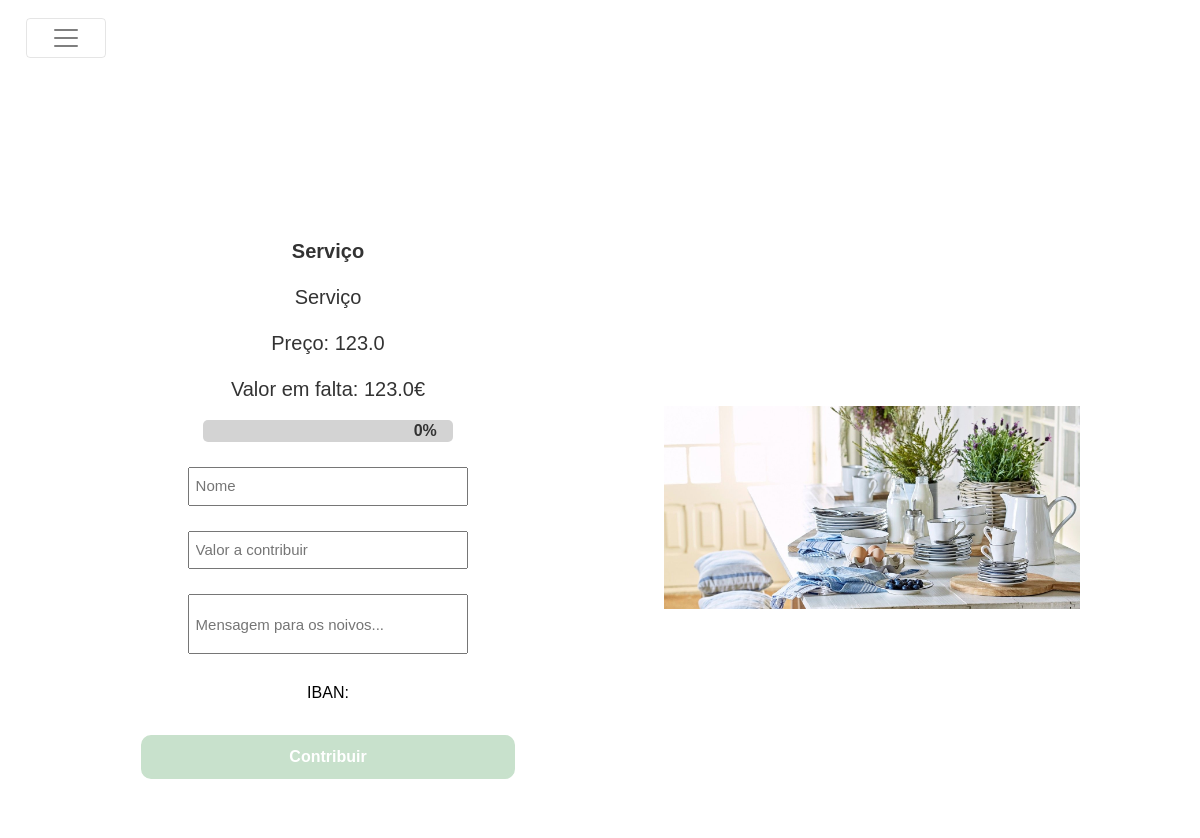
Page /products/product/1/1 on the earlier database version.
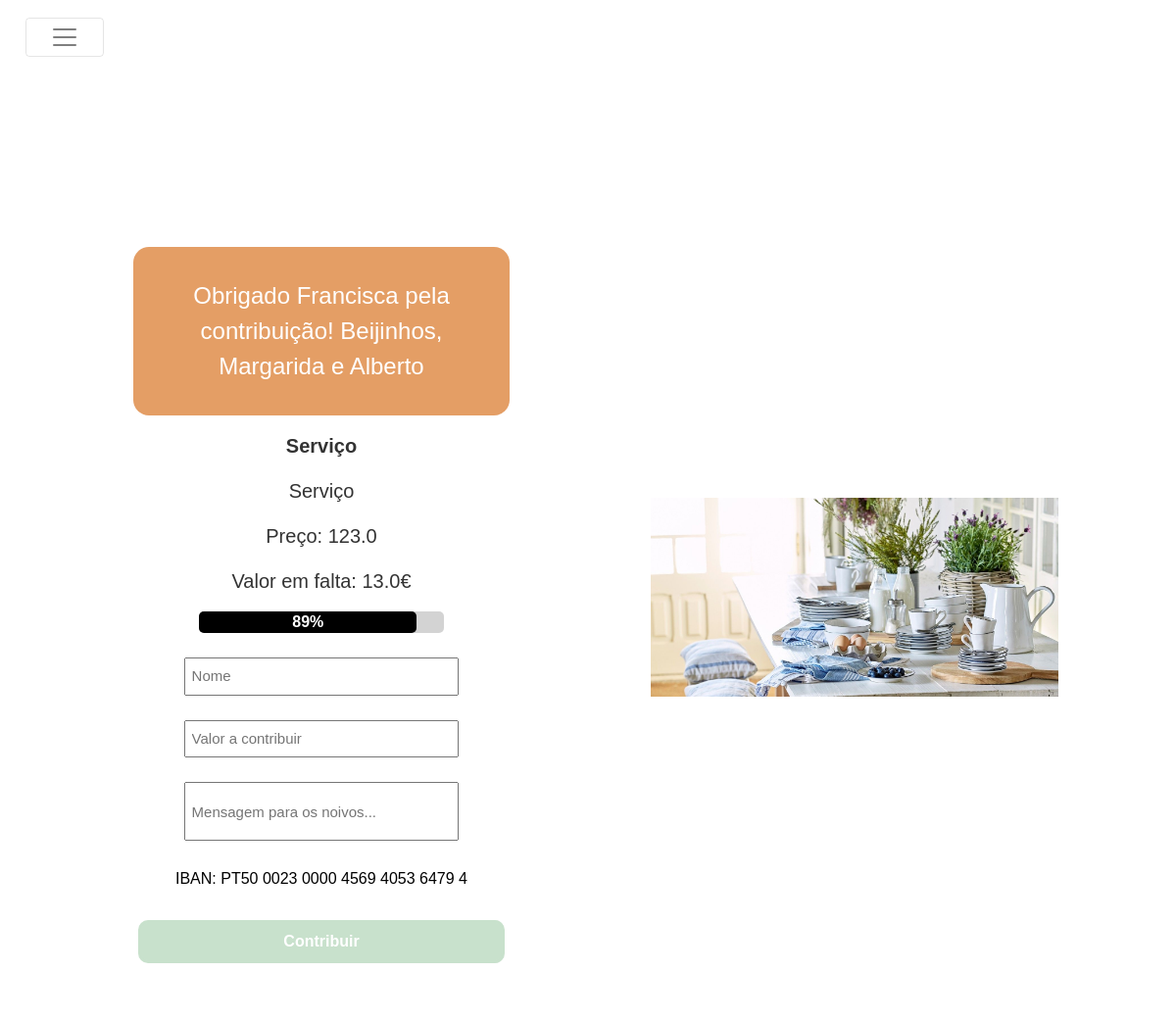
Same page on the later database version.
### margaridaealberto/models/products.py (models this page shows, shortened)
class Product(db.Model ,model.Model,model.Base):
    __tablename__ = 'products'
    __table_args__ = {'extend_existing': True}
    id = Column(Integer, primary_key=True)
    name = Column(String(80), unique=True, nullable=False)
    description = Column(Text)
    price = Column(Float)
    price_paid = Column(Float, default= 0.0)
    store = Column(Text)
    show_price = Column(Boolean, default=True)
    priority = Column(Integer, default=10)
    images = relationship('ProductImage', back_populates="product")
    contributions = relationship('Contribution', back_populates="product")
    def calculate_percentage(self):
        if self.price:
            ratio = (self.price_paid/self.price)
            return ratio * 100 if ratio <=1 else 100
        else:
            return 0.0
    def missing_value(self):
        return self.price - self.price_paid if self.price >= self.price_paid else 0

### margaridaealberto/models/product_images.py (models this page shows)
class ProductImage(db.Model ,model.Model,model.Base):
    __tablename__ = 'product_images'
    __table_args__ = {'extend_existing': True}
    id = Column(Integer, primary_key=True)
    path = Column(Text)
    product_id = Column(Integer, ForeignKey('products.id'))
    product = relationship('Product', back_populates="images")

### margaridaealberto/models/contributions.py (models this page shows, shortened)
class Contribution(db.Model ,model.Model,model.Base):
    __tablename__ = 'contribution'
    __table_args__ = {'extend_existing': True}
    id = Column(Integer, primary_key=True)
    name = Column(String(80))
    value_contributed = Column(Float)
    message = Column(Text)
    product_id = Column(Integer, ForeignKey('products.id'))
    product = relationship('Product', back_populates="contributions")
    def thank_you_message(self):
        return specific_info.generate_ty_contribution_message(self.name)

### margaridaealberto/modules/products.py (the view, shortened to what this page needs)
@bp.route('/product/<product_id>', methods=('GET', 'POST'))
@bp.route('/product/<product_id>/<contribution_id>', methods=('GET', 'POST'))
def product(product_id,contribution_id=None):
    product = Product.query.filter_by(id=product_id).first()
    contribution=None
    if contribution_id:
        contribution = Contribution.query.filter_by(id=contribution_id).first()
    return render_template('products/product.html',product=product,contribution=contribution)

### margaridaealberto/tools/specific_info.py (called while the page is built)
def generate_ty_contribution_message(person):
    return 'Obrigado {person} pela contribuição! Beijinhos, Margarida e Alberto'.format(person=person)

### margaridaealberto/templates/products/product.html (shortened to what this page needs)
{% extends 'layout.html' %}
{% import 'macros/progress_bar.html' as progress_bar with context %}
{% import 'macros/contributions.html' as contributions with context %}
{% block content %}
<div class="product_background"  >
  <div class="product_container_column">
    {% if contribution %}
      <div class="contribution_thank_you">
        {{contribution.thank_you_message()}}
      </div>
    {% endif %}
    <div class="preco">
      <p><b>{{product.name}}</b></p>
      {% if product.description %}
        <p>{{product.description}}</p>
      {% endif %}
      {% if product.show_price %}
        <p>Preço: {{product.price}}</p>
        <p>Valor em falta: {{product.missing_value()}}€</p>
        {{progress_bar.progress_bar(product.calculate_percentage()|int)}}
      {% endif %}
    </div>
    {{contributions.contribution_form()}}
  </div>
  <div class="product_container_column">
    {% for image in product.images %}
      <div class="mySlides">
        <img src="{{url_for('static',filename=image.path)}}" style="width:100%">
      </div>
    {% endfor %}
  </div>
</div>
{% endblock %}

### margaridaealberto/templates/layout.html (shortened to what this page needs)
<!DOCTYPE html>
<html lang="en">
    <head>
        <link href="https://maxcdn.bootstrapcdn.com/bootstrap/4.1.3/css/bootstrap.min.css" rel="stylesheet">
        <link href="{{ url_for('static', filename='style/phone_styles.css')}}" rel="stylesheet">
        <link href="{{ url_for('static', filename='style/phoneside_styles.css')}}" rel="stylesheet">
        <link href="{{ url_for('static', filename='style/styles.css')}}" rel="stylesheet">
        <link href="{{ url_for('static', filename='style/big_screen.css')}}" rel="stylesheet">
        <link href='https://unpkg.com/boxicons@2.1.1/css/boxicons.min.css' rel='stylesheet'>
    </head>
    <body>
        <div>
            <nav class="navbar navbar-expand-lg navbar-light bg-light">
                <button class="navbar-toggler" type="button" data-toggle="collapse" data-target="#navbarText" aria-controls="navbarText" aria-expanded="false" aria-label="Toggle navigation">
                  <span class="navbar-toggler-icon"></span>
                </button>
              </nav>
            </div>
        {% block content %}
        {% endblock %}
    </body>
</html>

### margaridaealberto/templates/macros/contributions.html
{% macro contribution_form() %}
<form method="post">
    <div class="form" id="form_contri">
        <div class ="info">
            <input type="text" name="name" placeholder="Nome">
            <input type="text" name="value_to_contribute" placeholder="Valor a contribuir">
            <input type="text" name="message" placeholder="Mensagem para os noivos..." style="height:60px">
        </div>
        <div class="transfer_type" style="text-align: left;">
            <div>  IBAN: {{information['iban']}} </div>
        </div>
        <br>
        <button class ="accept" id="contribute">Contribuir</button>
    </div>
</form>
{% endmacro %}

### margaridaealberto/static/style/phoneside_styles.css (style rules this page uses)
@media (max-width: 75em) and (min-width: 47.99em) { .navbar-toggler { display: block!important; } }
@media (max-width: 75em) and (min-width: 47.99em) { #contribute { width:100%!important; } }
@media (max-width: 75em) and (min-width: 47.99em) { .mySlides { width:100%!important; } }

### margaridaealberto/static/style/styles.css (style rules this page uses)
.navbar-toggler { display: none; }
body, html { margin: 0; overflow-x: auto; text-align: center; height: 100%; width: 100%; font-family: 'Trebuchet MS', sans-serif; }
.bg-light { background-color: rgba(255,255,255,0.4)!important; }
.product_background { box-shadow: inset 0 0 0 1000px rgb(255 255 255 / 74%); min-height:100%; background-attachment: fixed; background-repeat: no-repeat!important; background-size: cover!important; display: flex; justify-content: center; flex-wrap: wrap; padding-top: 6rem; flex-direction: row; align-items: center; }
.navbar { position: relative; display: flex; flex-wrap: wrap; align-items: center; justify-content: space-between; padding: .5rem 1rem; }
.transfer_type { color: black; font-size: 1rem; display: flex; flex-direction: row; justify-content: space-around; padding: 0.4rem; align-items: center; }
.form { width: 90%; margin: -110px 63%; border-radius: 10px; color: white; padding: 0px 0px; }
.form input { font-size: 15px; color: #666; padding: 6px; margin: 25px auto 20px; display: block; width: 75%; }
button { color: #000000; background-color: #ece7e700; border: 0.2rem solid #000000; border-radius:5px; font-size: 1rem; font-weight: 600; padding: 0; width: 120px; margin: 10px 10px; transition: .5s!important; height: 2.5rem; width: 5rem; display: flex; justify-content: center; align-items: center; }
button.accept { color: white; background-color: #C8E1CC; border: 0.2rem solid #C8E1CC; border-radius: 10px; }
#contribute { margin: 0; width:80%; padding:5%; margin-right: 10%; }
.product_container_column { width: 40%; background: rgba(255, 255, 255, 0.7); padding: 2rem; margin: 2rem; }
.preco { font-size:20px; color:#333333; text-align:center; text-decoration: none; }
.mySlides { display: none; }
#form_contri { margin: auto; }
.contribution_thank_you { padding: 2rem; background-color: #e49e65; color: white; font-size: 1.5rem; border-radius: 1rem; margin: 1rem; }
.progressBar { height: 1.4rem; background-color: lightgray; border-radius: 5px; }
.progressBar-done { font-size: 1rem; height: 100%; width: 0; opacity: 0; background: #000000; color: #fff; border-radius: 5px; display: flex; justify-content: center; align-items: center; transition: 2s ease; }
.progressBarContainer { width: 60%; margin-right: 20%; margin-left: 20%; }

Differences in the rows shown:
added Contribution: thank_you_message "Obrigado Francisca pela contribuição! Beijinhos, Margarida e Alberto"
changed Product "Serviço": missing_value "123.0" → "13.0"; price_paid 0 → 110 (drawn); progress_bar "0%" → "89%"
Other differences:
{{ information['iban'] }}: (not shown) → "PT50 0023 0000 4569 4053 6479 4"
